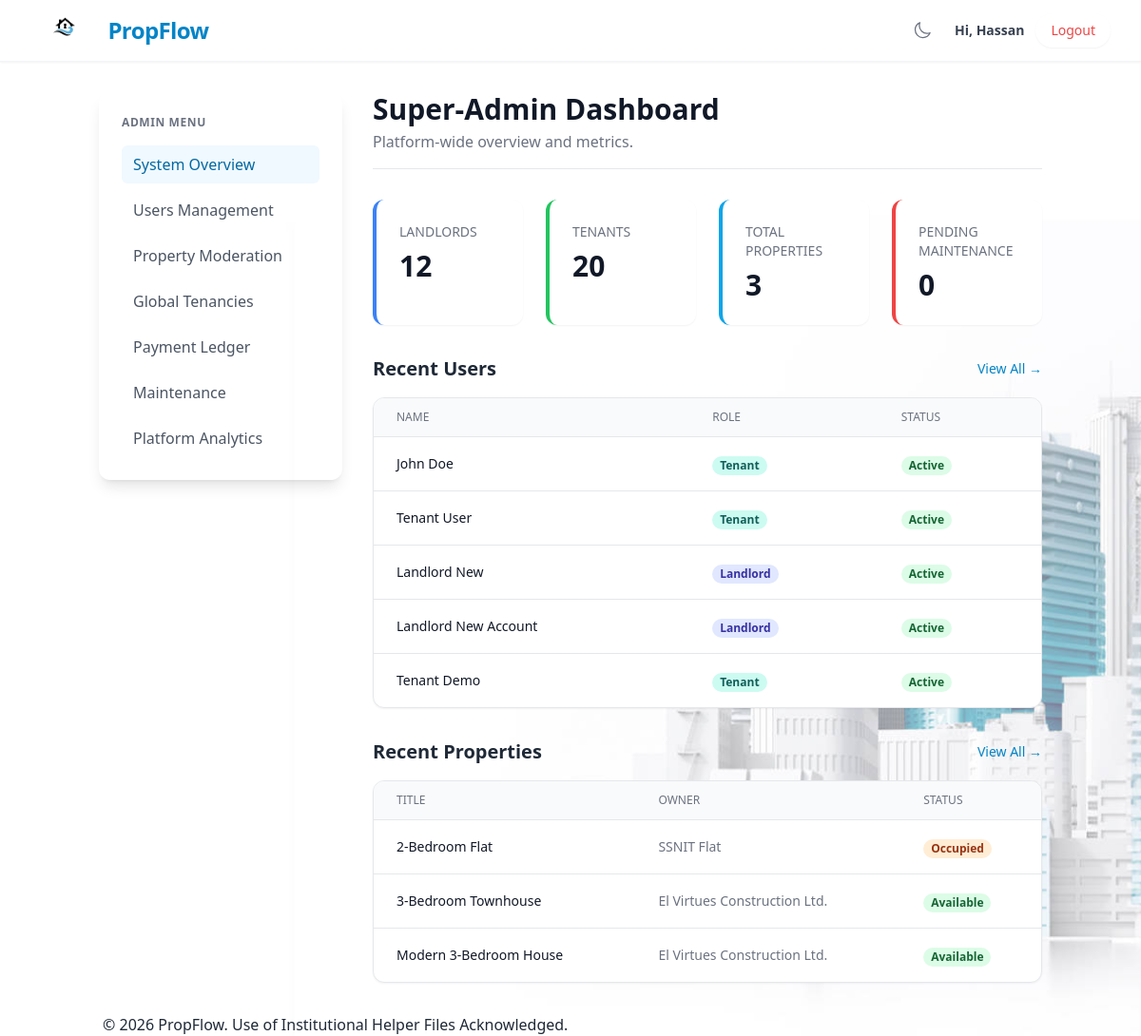
Page /admin/dashboard.php (signed in) on the committed database.
### tables this page shows
CREATE TABLE `users` (
  `user_id` int(11) NOT NULL,
  `full_name` varchar(100) NOT NULL,
  `email` varchar(100) NOT NULL,
  `phone` varchar(20) DEFAULT NULL,
  `password_hash` varchar(255) NOT NULL,
  `role` enum('landlord','tenant','admin') NOT NULL,
  `status` enum('active','suspended') DEFAULT 'active',
  `created_at` timestamp NOT NULL DEFAULT current_timestamp()
);

CREATE TABLE `properties` (
  `property_id` int(11) NOT NULL,
  `owner_id` int(11) NOT NULL,
  `title` varchar(150) NOT NULL,
  `description` text DEFAULT NULL,
  `address` varchar(255) DEFAULT NULL,
  `city` varchar(100) DEFAULT NULL,
  `price` decimal(10,2) NOT NULL,
  `property_type` enum('house','apartment','single_room') NOT NULL,
  `lease_type` enum('renting','leasing') DEFAULT 'renting',
  `payment_period` enum('monthly','quarterly','bi-annually','yearly') DEFAULT 'monthly',
  `map_location` text DEFAULT NULL,
  `status` enum('available','occupied','archived') DEFAULT 'available',
  `latitude` decimal(10,8) DEFAULT NULL,
  `longitude` decimal(11,8) DEFAULT NULL,
  `created_at` timestamp NOT NULL DEFAULT current_timestamp()
);

### settings/db_class.php (called while the page is built, shortened)
<?php
if (!class_exists('db_connection')) {
    class db_connection
    {
        public $db = null;
        public $results = null;
        function db_connect()
        {
            $this->db = mysqli_connect(SERVER, USERNAME, PASSWD, DATABASE);
            if (mysqli_connect_errno()) {
                return false;
            } else {
                return true;
            }
        }
        function db_query($sqlQuery)
        {
            $this->results = mysqli_query($this->db, $sqlQuery);
            if ($this->results == false) {
                return false;
            } else {
                return true;
            }
        }
        function db_fetch_one($sql)
        {
            if (!$this->db_query($sql)) {
                return false;
            }
            return mysqli_fetch_assoc($this->results);
        }
        function db_fetch_all($sql)
        {
            if (!$this->db_query($sql)) {
                return false;
            }
            return mysqli_fetch_all($this->results, MYSQLI_ASSOC);
        }
    }
}

### admin/dashboard.php (the view, shortened to what this page needs)
<?php
require_once '../settings/core.php';
require_once '../settings/db_class.php';
$db = new db_connection();
$total_landlords = $db->db_fetch_one("SELECT COUNT(*) as count FROM users WHERE role = 'landlord'")['count'];
$total_tenants = $db->db_fetch_one("SELECT COUNT(*) as count FROM users WHERE role = 'tenant'")['count'];
$total_properties = $db->db_fetch_one("SELECT COUNT(*) as count FROM properties WHERE status != 'archived'")['count'];
$pending_maintenance = $db->db_fetch_one("SELECT COUNT(*) as count FROM maintenance_requests WHERE status = 'open'")['count'];
$recent_users = $db->db_fetch_all("SELECT * FROM users WHERE role != 'admin' ORDER BY created_at DESC LIMIT 5");
$recent_properties = $db->db_fetch_all("SELECT p.*, u.full_name as owner_name FROM properties p JOIN users u ON p.owner_id = u.user_id WHERE p.status != 'archived' ORDER BY p.created_at DESC LIMIT 5");
?>
<!DOCTYPE html>
<html lang="en">
<head>
    <?php include '../includes/head_assets.php'; ?>
</head>
<body
    class="font-sans text-gray-800 dark:text-gray-200 antialiased min-h-screen flex flex-col bg-gray-50 dark:bg-slate-900 transition-colors duration-300">
    <?php include '../includes/header.php'; ?>
    <div class="flex flex-col md:flex-row flex-grow container mx-auto px-4 py-8 gap-8">
        <?php include '../includes/admin_sidebar.php'; ?>
        <main class="flex-grow">
            <div class="mb-8 border-b dark:border-slate-700 pb-4">
                <h1 class="text-3xl font-bold text-gray-900 dark:text-white">Super-Admin Dashboard</h1>
                <p class="text-gray-500 dark:text-gray-400 mt-1">Platform-wide overview and metrics.</p>
            </div>
            <div class="grid grid-cols-1 md:grid-cols-2 lg:grid-cols-4 gap-6 mb-8">
                <div
                    class="bg-white dark:bg-slate-800 rounded-xl shadow-sm p-6 border-l-4 border-blue-500 hover:shadow-md transition-all">
                    <h3 class="text-gray-500 dark:text-gray-400 text-sm font-medium uppercase">Landlords</h3>
                    <p class="text-3xl font-bold text-gray-900 dark:text-white mt-2"><?php echo $total_landlords; ?>
                    </p>
                </div>
                <div
                    class="bg-white dark:bg-slate-800 rounded-xl shadow-sm p-6 border-l-4 border-green-500 hover:shadow-md transition-all">
                    <h3 class="text-gray-500 dark:text-gray-400 text-sm font-medium uppercase">Tenants</h3>
                    <p class="text-3xl font-bold text-gray-900 dark:text-white mt-2">
                        <?php echo $total_tenants; ?></p>
                </div>
                <div
                    class="bg-white dark:bg-slate-800 rounded-xl shadow-sm p-6 border-l-4 border-brand-500 hover:shadow-md transition-all">
                    <h3 class="text-gray-500 dark:text-gray-400 text-sm font-medium uppercase">Total Properties</h3>
                    <p class="text-3xl font-bold text-gray-900 dark:text-white mt-2"><?php echo $total_properties; ?>
                    </p>
                </div>
                <div
                    class="bg-white dark:bg-slate-800 rounded-xl shadow-sm p-6 border-l-4 border-red-500 hover:shadow-md transition-all">
                    <h3 class="text-gray-500 dark:text-gray-400 text-sm font-medium uppercase">Pending Maintenance</h3>
                    <p class="text-3xl font-bold text-gray-900 dark:text-white mt-2"><?php echo $pending_maintenance; ?>
                    </p>
                </div>
            </div>
            <div class="grid grid-cols-1 xl:grid-cols-2 gap-8">
                <section>
                    <div class="flex justify-between items-center mb-4">
                        <h2 class="text-xl font-bold text-gray-800 dark:text-white">Recent Users</h2>
                        <a href="users.php" class="text-sm text-brand-600 dark:text-brand-400 hover:text-brand-800 font-medium">View All →</a>
                    </div>
                    <div class="bg-white dark:bg-slate-800 rounded-xl shadow-sm overflow-hidden border dark:border-slate-700">
                        <?php if ($recent_users && count($recent_users) > 0): ?>
                            <div class="overflow-x-auto">
                                <table class="min-w-full divide-y divide-gray-200 dark:divide-slate-700">
                                    <thead class="bg-gray-50 dark:bg-slate-900/50">
                                        <tr>
                                            <th class="px-6 py-3 text-left text-xs font-medium text-gray-500 uppercase">Name</th>
                                            <th class="px-6 py-3 text-left text-xs font-medium text-gray-500 uppercase">Role</th>
                                            <th class="px-6 py-3 text-left text-xs font-medium text-gray-500 uppercase">Status</th>
                                        </tr>
                                    </thead>
                                    <tbody class="divide-y divide-gray-200 dark:divide-slate-700">
                                        <?php foreach ($recent_users as $user): ?>
                                            <tr class="hover:bg-gray-50 dark:hover:bg-slate-700/50">
                                                <td class="px-6 py-4 whitespace-nowrap text-sm font-medium text-gray-900 dark:text-white">
                                                    <?php echo htmlspecialchars($user['full_name']); ?>
                                                </td>
                                                <td class="px-6 py-4 whitespace-nowrap">
                                                    <span class="px-2 inline-flex text-xs leading-5 font-semibold rounded-full
                                                        <?php echo $user['role'] === 'landlord' ? 'bg-indigo-100 text-indigo-800' : 'bg-teal-100 text-teal-800'; ?>">
                                                        <?php echo ucfirst($user['role']); ?>
                                                    </span>
                                                </td>
                                                <td class="px-6 py-4 whitespace-nowrap">
                                                    <span class="px-2 inline-flex text-xs leading-5 font-semibold rounded-full
                                                        <?php echo $user['status'] === 'active' ? 'bg-green-100 text-green-800' : 'bg-red-100 text-red-800'; ?>">
                                                        <?php echo ucfirst($user['status']); ?>
                                                    </span>
                                                </td>
                                            </tr>
                                        <?php endforeach; ?>
                                    </tbody>
                                </table>
                            </div>
                        <?php else: ?>
                            <div class="p-8 text-center text-gray-500">No users found.</div>
                        <?php endif; ?>
                    </div>
                </section>
                <section>
                    <div class="flex justify-between items-center mb-4">
                        <h2 class="text-xl font-bold text-gray-800 dark:text-white">Recent Properties</h2>
                        <a href="properties.php" class="text-sm text-brand-600 dark:text-brand-400 hover:text-brand-800 font-medium">View All →</a>
                    </div>
                    <div class="bg-white dark:bg-slate-800 rounded-xl shadow-sm overflow-hidden border dark:border-slate-700">
                        <?php if ($recent_properties && count($recent_properties) > 0): ?>
                            <div class="overflow-x-auto">
                                <table class="min-w-full divide-y divide-gray-200 dark:divide-slate-700">
                                    <thead class="bg-gray-50 dark:bg-slate-900/50">
                                        <tr>
                                            <th class="px-6 py-3 text-left text-xs font-medium text-gray-500 uppercase">Title</th>
                                            <th class="px-6 py-3 text-left text-xs font-medium text-gray-500 uppercase">Owner</th>
                                            <th class="px-6 py-3 text-left text-xs font-medium text-gray-500 uppercase">Status</th>
                                        </tr>
                                    </thead>
                                    <tbody class="divide-y divide-gray-200 dark:divide-slate-700">
                                        <?php foreach ($recent_properties as $prop): ?>
                                            <tr class="hover:bg-gray-50 dark:hover:bg-slate-700/50">
                                                <td class="px-6 py-4 whitespace-nowrap text-sm font-medium text-gray-900 dark:text-white">
                                                    <?php echo htmlspecialchars($prop['title']); ?>
                                                </td>
                                                <td class="px-6 py-4 whitespace-nowrap text-sm text-gray-500 dark:text-gray-400">
                                                    <?php echo htmlspecialchars($prop['owner_name']); ?>
                                                </td>
                                                <td class="px-6 py-4 whitespace-nowrap">
                                                    <span class="px-2 inline-flex text-xs leading-5 font-semibold rounded-full
                                                        <?php echo $prop['status'] === 'available' ? 'bg-green-100 text-green-800' : 'bg-orange-100 text-orange-800'; ?>">
                                                        <?php echo ucfirst($prop['status']); ?>
                                                    </span>
                                                </td>
                                            </tr>
                                        <?php endforeach; ?>
                                    </tbody>
                                </table>
                            </div>
                        <?php else: ?>
                            <div class="p-8 text-center text-gray-500">No properties found.</div>
                        <?php endif; ?>
                    </div>
                </section>
            </div>
        </main>
    </div>
    <?php include '../includes/footer.php'; ?>
</body>
</html>

### public/assets/css/style.css (style rules this page uses)
:root { --primary-color: #3498db; --secondary-color: #2c3e50; --success-color: #27ae60; --warning-color: #f39c12; --danger-color: #c0392b; --light-bg: #ecf0f1; --dark-text: #2c3e50; --white: #ffffff; }
body { font-family: 'Segoe UI', Tahoma, Geneva, Verdana, sans-serif; margin: 0; padding: 0; background-color: var(--light-bg); color: var(--dark-text); background-image: url('../images/bg.jpg'); background-size: cover; background-position: center; background-attachment: fixed; background-repeat: no-repeat; min-height: 100vh; }
.container { max-width: 1200px; margin: 0 auto; padding: 0 20px; }

### rows in the picture
users: full_name "John Doe", role "Tenant", status "Active"
users: full_name "Tenant User", role "Tenant", status "Active"
users: full_name "Landlord New", role "Landlord", status "Active"
users: full_name "Landlord New Account", role "Landlord", status "Active"
users: full_name "Tenant Demo", role "Tenant", status "Active"
properties: title "2-Bedroom Flat", owner.full_name "SSNIT Flat", status "Occupied"
properties: title "3-Bedroom Townhouse", owner.full_name "El Virtues Construction Ltd.", status "Available"
properties: title "Modern 3-Bedroom House", owner.full_name "El Virtues Construction Ltd.", status "Available"

### other values in the picture
get_user_first_name() "Hassan"
$total_landlords "12"
$total_tenants "20"
$total_properties "3"
$pending_maintenance "0"
